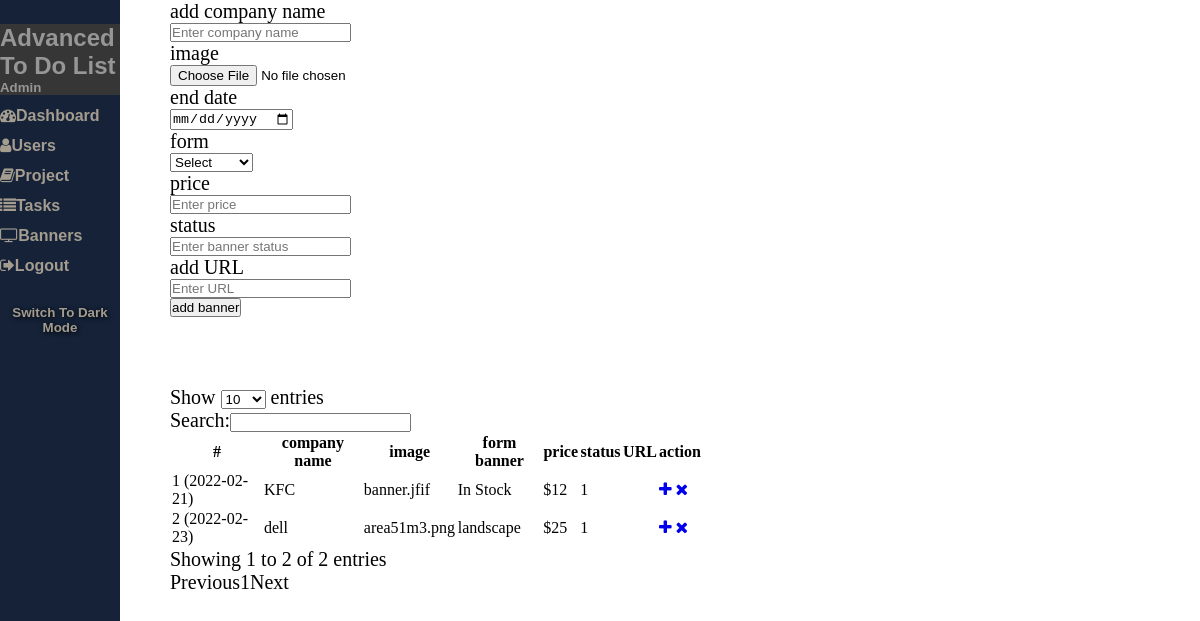
/admin/banners.php, run on the app's committed database.
### tables this page shows
CREATE TABLE `banners` (
  `id` int(150) NOT NULL,
  `companyName` varchar(255) NOT NULL,
  `image` varchar(255) NOT NULL,
  `endDate` varchar(255) NOT NULL,
  `form` varchar(255) NOT NULL,
  `price` int(50) NOT NULL,
  `status` int(11) NOT NULL
);

### admin/banners.php (the view, shortened to what this page needs)
<?php
include 'db/connection.php';
?>
<html>
    <head>
          <link rel="stylesheet" href="https://cdnjs.cloudflare.com/ajax/libs/font-awesome/4.7.0/css/font-awesome.min.css">
          <link rel="stylesheet" type="text/css" href="https://cdn.datatables.net/v/dt/dt-1.11.4/datatables.min.css"/>
          <link href="./css/sidenav.css" rel="stylesheet"/>
    </head>
    <body>
<?php include 'includes/sidenav.inc.php'; ?>
<div class="main">
  <form class="form" method="post" enctype="multipart/form-data">
    <div class="adminform_div">
      <label class="adminform_label" for="basicinput">add company name</label><br>
      <input type="text" name="companyName" placeholder="Enter company name" class="adminform_input" >
    </div>
    <div class="adminform_div">
      <label class="adminform_label" for="basicinput">image</label><br>
      <input type="file" name="image" id="image" value="" class="adminform_input" required>
    </div>
    <div class="adminform_div">
      <label class="adminform_label" for="basicinput">end date</label><br>
      <input type="date" name="endDate" placeholder="Enter end date" class="adminform_input" >
    </div>
    <div class="adminform_div">
      <label class="adminform_label" for="basicinput">form</label><br>
      <select   name="bannerForm"  id="bannerForm" class="adminform_select" required>
      <option value="">Select</option>
      </select>
    </div>
    <div class="adminform_div">
      <label class="adminform_label" for="basicinput">price</label><br>
      <input type="text" name="price" placeholder="Enter price" class="adminform_input" >
    </div>
    <div class="adminform_div">
      <label class="adminform_label" for="basicinput">status</label><br>
      <input type="text" name="status" placeholder="Enter banner status" class="adminform_input" >
    </div>
    <div class="adminform_div">
      <label class="adminform_label" for="basicinput">add URL</label><br>
      <input type="text" name="url" placeholder="Enter URL" class="adminform_input" >
    </div>
    <div class="adminform_div">
      <button type="submit" name="addBannerbtn" class="adminform_btn">add banner</button>
    </div>
  </form>
<br><br><br>
  <table id="datable">
    <thead>
        <tr>
          <th>#</th>
          <th>company name</th>
          <th>image</th>
          <th>form banner</th>
          <th>price</th>
          <th>status</th>
          <th>URL</th>
          <th>action</th>
        </tr>
    </thead>
    <tbody>
      <?php
      $query= mysqli_query($con,"select * from banners");
      $cnt=1;
      while($row=mysqli_fetch_array($query)){
       ?>
      <tr>
        <td><?php echo htmlentities ($cnt);?></td>
        <td><?php echo htmlentities ($row['companyName']); ?></td>
        <td><?php echo htmlentities ($row['image']);?></td>
        <td><?php echo htmlentities ($row['endDate']); ?></td>
        <td><?php echo htmlentities ($row['form']); ?></td>
        <td>$<?php echo htmlentities ($row['price']); ?></td>
        <td><?php echo htmlentities ($row['status']); ?></td>
        <td><?php echo htmlentities ($row['url']); ?></td>
        <td>
          <a href="editbanners.php?id=<?php echo $row['id']?>" ><i class="fa fa-plus"></i></a>
          <a name="deleteBanner" href="banners.php?id=<?php echo $row['id']?>&del=delete" onClick="return confirm('Are you sure you want to delete?')"><i class="fa fa-times"></i></a>
        </td>
      </tr>
    <?php $cnt++; } ?>
    </tbody>
  </table>
</div>
    </body>
</html>

### admin/css/sidenav.css (style rules this page uses)
* { margin: 0; padding: 0; box-sizing: border-box; }
.main { margin-left: 160px; font-size: 20px; padding: 0px 10px; }

### data on the page
banners: companyName "KFC", image "banner.jfif", endDate "2022-02-21)", form "In Stock", price "12", status "1"
banners: companyName "dell", image "area51m3.png", endDate "2022-02-23)", form "landscape", price "25", status "1"
